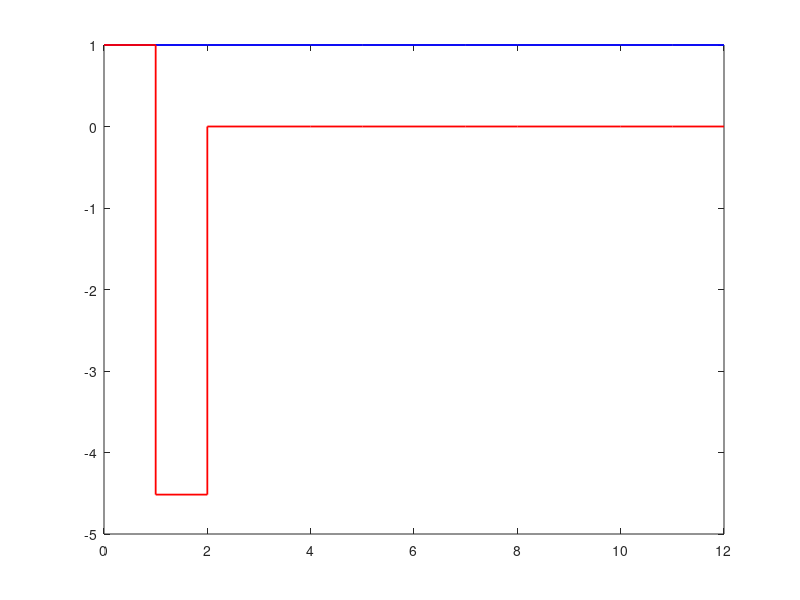

Here is the MATLAB script that generated this plot: (Note: this script raises an error after producing the figure.)
%% Digital Control III: Deadbeat Control
% *A discrete-only trick: reach the target in a finite number of steps.*
%
% In continuous time you cannot place a pole "at $-\infty$", so a response
% only ever decays asymptotically. In discrete time you can place *every*
% closed-loop pole at $z=0$: the closed-loop state-transition matrix
% becomes nilpotent, and the system reaches its target in at most $n$
% samples. This is *deadbeat* control. You will:
%
% * discretize a plant and place its discrete poles at the origin with |acker|,
% * verify the closed-loop $A-BK$ is nilpotent, and
% * watch the state hit zero in exactly $n$ steps.
%
% Run with |publish('DeadbeatControl.m')|, or step through with *Ctrl+Enter*.

%% Discretize the plant
% Continuous plant $G(s)=\dfrac{1}{s^2+s}$ (an integrator plus a lag),
% sampled at $T=0.2$ s.
G    = tf(1,[1 1 0]);
T    = 0.2;
sysd = c2d(ss(G), T);
A = sysd.A; B = sysd.B;
n = size(A,1);

%% Place all discrete poles at z = 0
% Deadbeat design puts every eigenvalue of $A-BK$ at the origin.
K = acker(A, B, zeros(1,n));
fprintf('Deadbeat gain K = %s\n', mat2str(K,4))
fprintf('Closed-loop poles: %s (all at 0)\n', mat2str(eig(A-B*K).',3))

%% Nilpotency: why it settles in n steps
% Because the closed-loop matrix has all eigenvalues at $0$, it is
% *nilpotent*: $(A-BK)^n=0$. From any initial state the free response is
% therefore identically zero after $n$ samples.
Acl = A - B*K;
fprintf('||(A-BK)^%d|| = %.2e  (should be ~0)\n', n, norm(Acl^n))

%% Before vs. after: open loop vs. deadbeat
% Simulate both from the same initial state. The open-loop plant (a pole
% at $z=1$) never returns to zero; the deadbeat loop snaps to zero at
% $k=n$.
N = 12;
x_ol = zeros(n,N+1); x_ol(:,1) = [1;1];
x_db = zeros(n,N+1); x_db(:,1) = [1;1];
for k = 1:N
    x_ol(:,k+1) = A   * x_ol(:,k);
    x_db(:,k+1) = Acl * x_db(:,k);
end

figure
stairs(0:N, x_ol(1,:),'b','LineWidth',1.3)
hold on
stairs(0:N, x_db(1,:),'r','LineWidth',1.3)
xline(n,'k:',sprintf('settled at k=%d',n))
hold off
grid on
legend('Before (open loop)','After (deadbeat)','Interpreter','latex','FontSize',12)
title('Deadbeat Control: State Reaches Zero in $n$ Steps','Interpreter','latex','FontSize',15)
ylabel('$x_1$','Interpreter','latex','FontSize',16); set(get(gca,'YLabel'),'Rotation',0)
xlabel('sample $k$','Interpreter','latex','FontSize',16)

%% The price of deadbeat: control effort
% Settling instantly is not free -- the control signal $u_k=-Kx_k$ is
% large at the first step, and the design is very sensitive to the model
% and the chosen sample time.
u_db = -K * x_db;
figure
stairs(0:N, u_db,'r','LineWidth',1.3)
grid on
title('Deadbeat Control Effort','Interpreter','latex','FontSize',15)
ylabel('$u_k$','Interpreter','latex','FontSize',16); set(get(gca,'YLabel'),'Rotation',0)
xlabel('sample $k$','Interpreter','latex','FontSize',16)

%% Summary
% * Discrete pole placement at $z=0$ makes $A-BK$ nilpotent.
% * The closed loop settles *exactly*, in at most $n$ samples -- a feat
%   impossible in continuous time.
% * The cost is large control effort and high sensitivity, so deadbeat is
%   used sparingly and only when the model is trustworthy.
